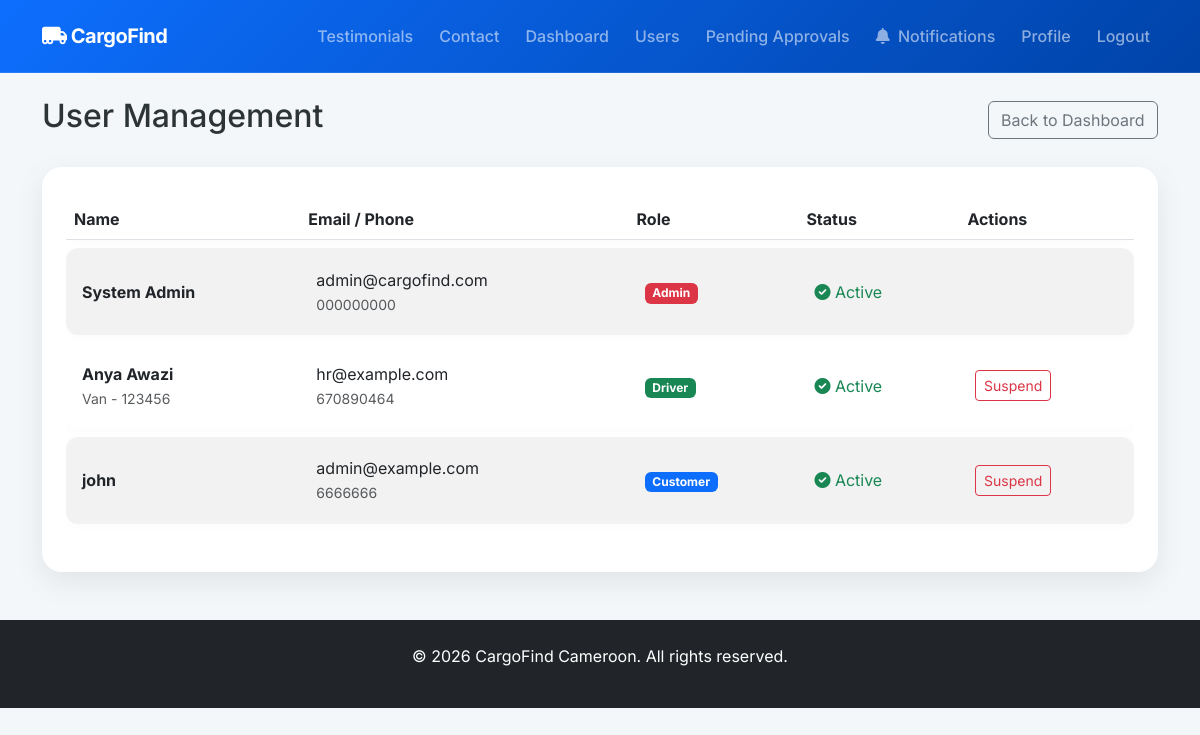
Before: /admin/users (signed in) with the older database file.
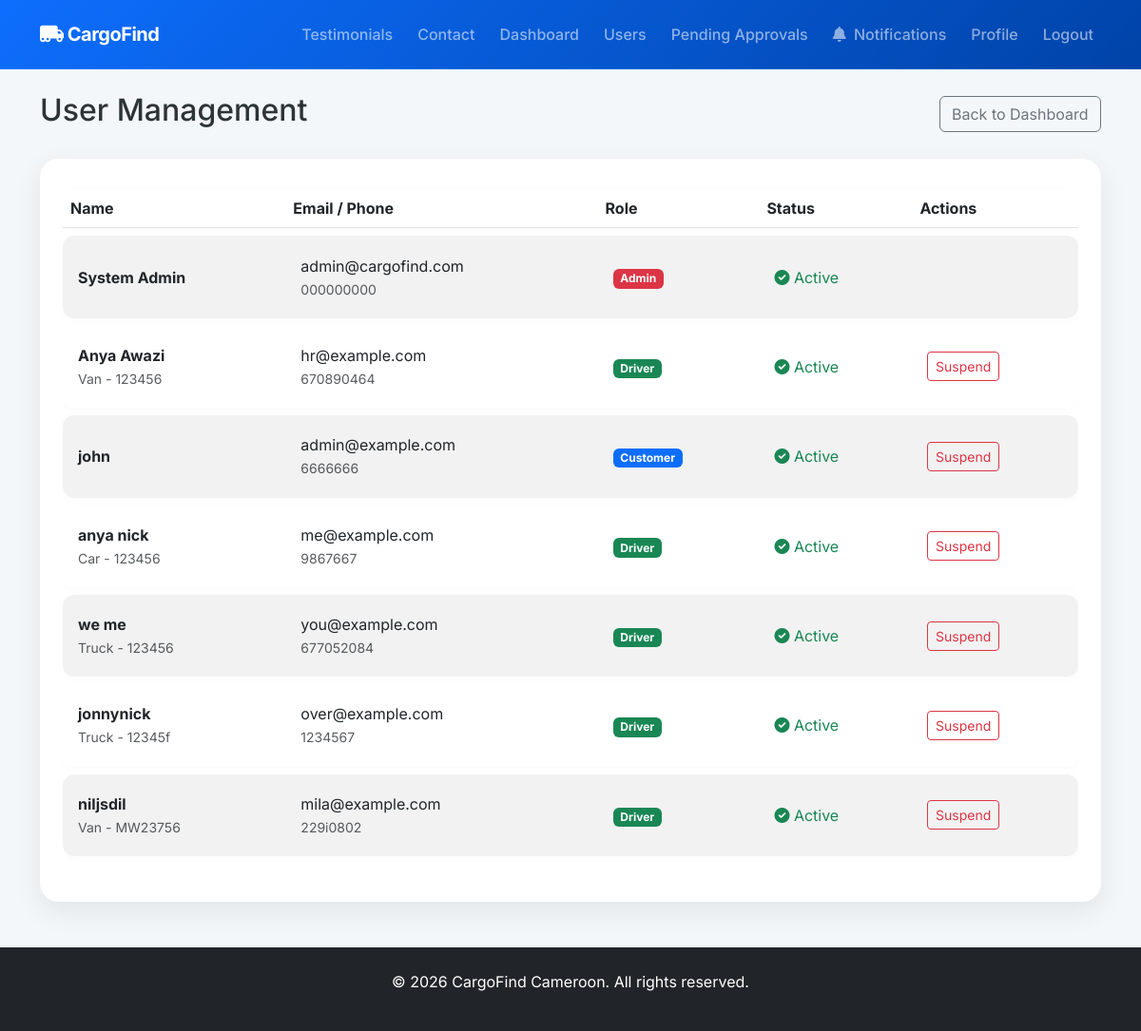
After: the same page with the newer database file.
### models.py (models this page shows, shortened)
class User(UserMixin, db.Model):
    id = db.Column(db.Integer, primary_key=True)
    email = db.Column(db.String(120), unique=True, nullable=False)
    phone = db.Column(db.String(20), unique=True, nullable=False)
    password_hash = db.Column(db.String(255), nullable=False)
    full_name = db.Column(db.String(100), nullable=False)
    address = db.Column(db.String(200))
    role = db.Column(db.String(20), nullable=False) # 'customer', 'driver', 'admin'
    vehicle_type = db.Column(db.String(50)) # 'car', 'van', 'truck'
    vehicle_id = db.Column(db.String(50))
    id_card_url = db.Column(db.String(255))
    selfie_url = db.Column(db.String(255))
    license_url = db.Column(db.String(255))
    is_verified = db.Column(db.Boolean, default=False)
    is_active = db.Column(db.Boolean, default=True)
    is_approved = db.Column(db.Boolean, default=False) # Admin approval
    current_lat = db.Column(db.Float)
    current_lng = db.Column(db.Float)
    deliveries_as_customer = db.relationship('Delivery', backref='customer', foreign_keys='Delivery.customer_id')
    deliveries_as_driver = db.relationship('Delivery', backref='driver', foreign_keys='Delivery.driver_id')
    notifications = db.relationship('Notification', backref='user', lazy=True)
    wallet = db.relationship('Wallet', backref='user', uselist=False)

### app.py (the view)
@app.route('/admin/users')
@login_required
def admin_users():
    if current_user.role != 'admin':
        return redirect(url_for('index'))
    users = User.query.all()
    return render_template('admin/users.html', users=users)

### app.py (called while the page is built)
@login_manager.user_loader
def load_user(user_id):
    return User.query.get(int(user_id))

### templates/admin/users.html
{% extends "base.html" %}
{% block content %}
<div class="d-flex justify-content-between align-items-center mb-4">
    <h2>User Management</h2>
    <a href="{{ url_for('admin_dashboard') }}" class="btn btn-outline-secondary">Back to Dashboard</a>
</div>
<div class="card p-4">
    <div class="table-responsive">
        <table class="table table-striped align-middle">
            <thead>
                <tr>
                    <th>Name</th>
                    <th>Email / Phone</th>
                    <th>Role</th>
                    <th>Status</th>
                    <th>Actions</th>
                </tr>
            </thead>
            <tbody>
                {% for user in users %}
                <tr>
                    <td>
                        <div class="fw-bold">{{ user.full_name }}</div>
                        {% if user.role == 'driver' %}
                            <small class="text-muted">{{ user.vehicle_type | capitalize }} - {{ user.vehicle_id }}</small>
                        {% endif %}
                    </td>
                    <td>
                        <div>{{ user.email }}</div>
                        <small class="text-muted">{{ user.phone }}</small>
                    </td>
                    <td>
                        <span class="badge {% if user.role == 'admin' %}bg-danger{% elif user.role == 'driver' %}bg-success{% else %}bg-primary{% endif %}">
                            {{ user.role | capitalize }}
                        </span>
                    </td>
                    <td>
                        {% if user.is_active %}
                            <span class="text-success"><i class="fas fa-check-circle"></i> Active</span>
                        {% else %}
                            <span class="text-danger"><i class="fas fa-times-circle"></i> Suspended</span>
                        {% endif %}
                    </td>
                    <td>
                        {% if user.role != 'admin' %}
                            <a href="{{ url_for('toggle_user_status', user_id=user.id) }}" class="btn btn-sm {% if user.is_active %}btn-outline-danger{% else %}btn-outline-success{% endif %}">
                                {% if user.is_active %}Suspend{% else %}Activate{% endif %}
                            </a>
                        {% endif %}
                    </td>
                </tr>
                {% endfor %}
            </tbody>
        </table>
    </div>
</div>
{% endblock %}

### templates/base.html (shortened to what this page needs)
<!DOCTYPE html>
<html lang="en">
<head>
    <link href="https://cdn.jsdelivr.net/npm/bootstrap@5.3.0/dist/css/bootstrap.min.css" rel="stylesheet">
    <link rel="stylesheet" href="https://cdnjs.cloudflare.com/ajax/libs/font-awesome/6.0.0/css/all.min.css">
    <link rel="stylesheet" href="https://unpkg.com/leaflet@1.9.4/dist/leaflet.css" />
    <link rel="stylesheet" href="{{ url_for('static', filename='css/style.css') }}">
</head>
<body>
    <nav class="navbar navbar-expand-lg navbar-dark sticky-top">
        <div class="container">
            <a class="navbar-brand" href="{{ url_for('index') }}"><i class="fas fa-truck-moving"></i> CargoFind</a>
            <div class="collapse navbar-collapse" id="navbarNav">
                <ul class="navbar-nav ms-auto">
                    <li class="nav-item"><a class="nav-link" href="{{ url_for('testimonials') }}">Testimonials</a></li>
                    <li class="nav-item"><a class="nav-link" href="{{ url_for('contact') }}">Contact</a></li>
                    {% if current_user.is_authenticated %}
                        {% if current_user.role == 'customer' %}
                            <li class="nav-item"><a class="nav-link" href="{{ url_for('customer_dashboard') }}">Dashboard</a></li>
                            <li class="nav-item"><a class="nav-link" href="{{ url_for('book_delivery') }}">Book Delivery</a></li>
                        {% elif current_user.role == 'driver' %}
                            <li class="nav-item"><a class="nav-link" href="{{ url_for('driver_dashboard') }}">Driver Panel</a></li>
                        {% elif current_user.role == 'admin' %}
                            <li class="nav-item"><a class="nav-link" href="{{ url_for('admin_dashboard') }}">Dashboard</a></li>
                            <li class="nav-item"><a class="nav-link" href="{{ url_for('admin_users') }}">Users</a></li>
                            <li class="nav-item"><a class="nav-link" href="{{ url_for('admin_pending_drivers') }}">Pending Approvals</a></li>
                        {% endif %}
                        <li class="nav-item"><a class="nav-link" href="{{ url_for('notifications') }}"><i class="fas fa-bell me-1"></i> Notifications</a></li>
                        <li class="nav-item"><a class="nav-link" href="{{ url_for('profile') }}">Profile</a></li>
                        <li class="nav-item"><a class="nav-link" href="{{ url_for('logout') }}">Logout</a></li>
                    {% else %}
                        <li class="nav-item"><a class="nav-link" href="{{ url_for('login') }}">Login</a></li>
                        <li class="nav-item"><a class="nav-link btn btn-light text-primary fw-bold ms-lg-2" href="{{ url_for('register') }}">Sign Up</a></li>
                    {% endif %}
                </ul>
            </div>
        </div>
    </nav>
    <div class="container mt-4">
        {% block content %}{% endblock %}
    </div>
    <footer class="bg-dark text-white py-4 mt-5">
        <div class="container text-center">
            <p>&copy; 2026 CargoFind Cameroon. All rights reserved.</p>
        </div>
    </footer>
</body>
</html>

### static/css/style.css (style rules this page uses)
:root { --primary-gradient: linear-gradient(135deg, #0d6efd 0%, #0043a8 100%); --secondary-gradient: linear-gradient(135deg, #6c757d 0%, #343a40 100%); --glass-bg: rgba(255, 255, 255, 0.9); --card-shadow: 0 10px 30px rgba(0, 0, 0, 0.08); --transition-base: all 0.3s cubic-bezier(0.4, 0, 0.2, 1); }
body { font-family: 'Inter', sans-serif; background-color: #f4f7fa; color: #2d3436; overflow-x: hidden; }
.navbar { background: var(--primary-gradient) !important; backdrop-filter: blur(10px); border-bottom: 1px solid rgba(255, 255, 255, 0.1); padding: 1rem 0; transition: var(--transition-base); }
.card { border: none; border-radius: 20px; box-shadow: var(--card-shadow); transition: var(--transition-base); }
.btn { transition: var(--transition-base); transform: perspective(1px) translateZ(0); }
.table { border-collapse: separate; border-spacing: 0 8px; }
.table tr { background: white; box-shadow: 0 2px 10px rgba(0,0,0,0.02); border-radius: 10px; }
.table td { padding: 1.2rem 1rem; border: none; }
.table td:first-child { border-top-left-radius: 12px; border-bottom-left-radius: 12px; }
.table td:last-child { border-top-right-radius: 12px; border-bottom-right-radius: 12px; }

### templates/base.html (style rules this page uses)
.navbar-brand { font-weight: 700 !important; letter-spacing: -0.5px; }
.nav-link { font-weight: 500; margin-left: 10px; }

Changed rows visible on the page:
added User: full_name "anya nick", vehicle_type "Car", vehicle_id "123456", email "me@example.com", phone "9867667", role "Driver", is_active True (drawn)
added User: full_name "we me", vehicle_type "Truck", vehicle_id "123456", email "you@example.com", phone "677052084", role "Driver", is_active True (drawn)
added User: full_name "jonnynick", vehicle_type "Truck", vehicle_id "12345f", email "over@example.com", phone "1234567", role "Driver", is_active True (drawn)
added User: full_name "niljsdil", vehicle_type "Van", vehicle_id "MW23756", email "mila@example.com", phone "229i0802", role "Driver", is_active True (drawn)
